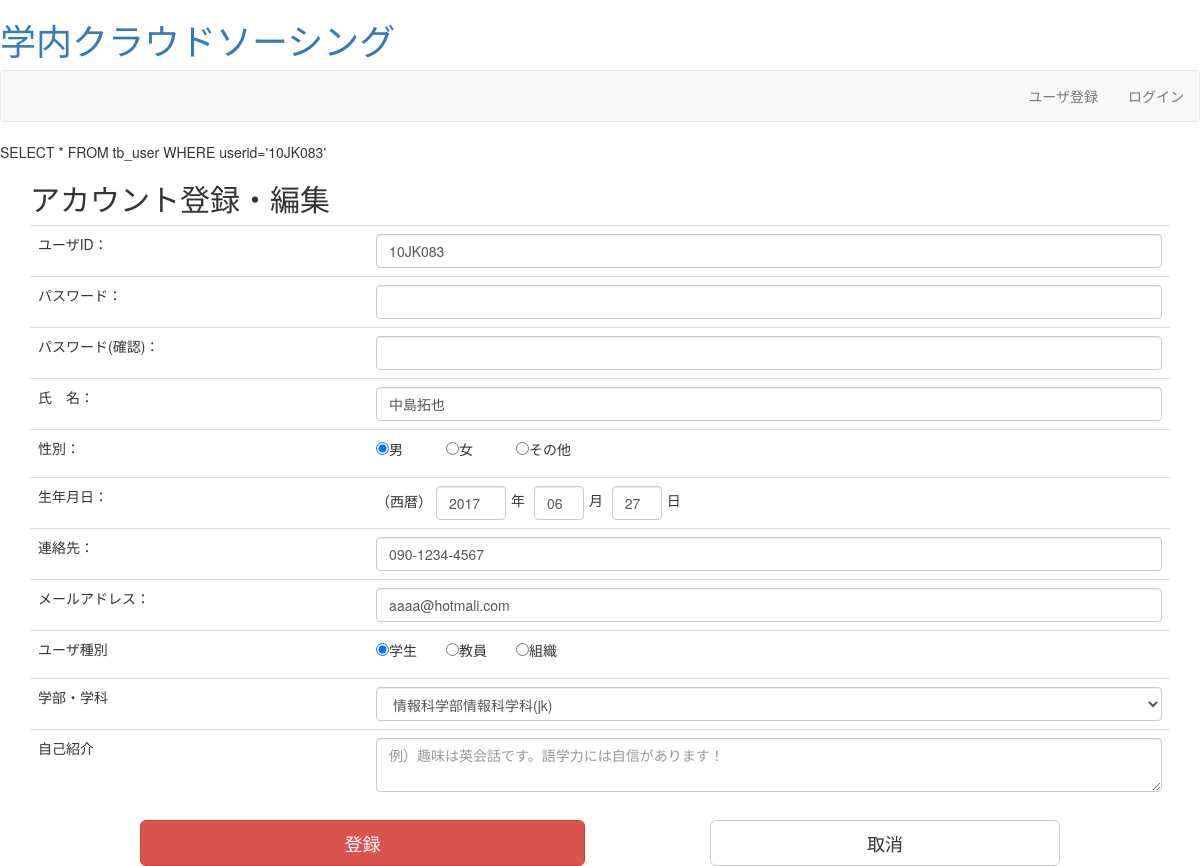
The app's page /user_add.php?uid=10JK083 with its own data.
### tables this page shows
CREATE TABLE `tb_user` (
  `userid` varchar(7) NOT NULL,
  `passwd` varchar(16) NOT NULL,
  `uname` varchar(16) NOT NULL,
  `gender` int(11) NOT NULL,
  `birth` date NOT NULL,
  `email` varchar(32) NOT NULL,
  `dept` varchar(8) NOT NULL,
  `tel` varchar(16) NOT NULL,
  `selfintro` text NOT NULL,
  `rpoint` int(11) DEFAULT NULL,
  `post` int(11) NOT NULL,
  `auth` int(11) NOT NULL DEFAULT '1',
  `evalnum` int(11) NOT NULL,
  `goodnum` int(11) NOT NULL,
  `created_at` date NOT NULL
);

### user_add.php (the view, shortened to what this page needs)
<?php
include('page_header.php');
include('db_inc.php');
$uid = $uname = $gender = $tel = $email = $did = $selfintro ='';
$birth ="---";
$urole = 1;
if (isset($_GET['uid'])){
  $u = $_GET['uid'] ;
  echo $sql = "SELECT * FROM tb_user WHERE userid='{$u}'";
  $rs = mysql_query($sql, $conn);
  $row= mysql_fetch_array($rs);
  if ($row){
    $uid   = $row['userid'];
    $uname = $row['uname'];
    $gender = $row['gender'];
    $birth = $row['birth'];
    $tel = $row['tel'];
    $email = $row['email'];
    $urole = $row['post'];
    $did = $row['dept'];
    $selfintro = $row['selfintro'];
  }
}
?>
<div class="container">
<div class="main">
<h2>アカウント登録・編集</h2>
<form action="user_save.php" method="post" class="form-horizontal" name="users">
<table class="table table-hover">
<tr><td>ユーザID：</td><td><input type="text" name="uid" value="<?php echo $uid;?>" placeholder="" class="form-control" id="uid"></td></tr>
<tr><td>パスワード：</td><td><input type="password" name="pass1" value="" placeholder="" class="form-control" id="pass1"></td></tr>
<tr><td>パスワード(確認)：</td><td><input type="password" name="pass2" value="" placeholder="" class="form-control" id="pass2"></td></tr>
<tr><td>氏　名：</td><td><input type="text" name="uname"  value="<?php echo $uname;?>" class="form-control" id="uname"></td></tr>
<tr><td>性別：</td><td>
<?php
  $s = array(1=>'男', 2=>'女', 3=>'その他');
  foreach ($s as $u => $r){
    if ($u==$gender){
      echo '<p style="display:inline-block; width:70px;">
      <input type="radio" name="gender" value="' . $u .'" id="gender['.$u.']" checked>' . $r . '</p>';
    }else{
      echo '<p style="display:inline-block; width:70px;">
      <input type="radio" name="gender" value="' . $u .'" id="gender['.$u.']">' . $r .'</p>';
    }
  }
?>
</td></tr>
<?php $t = explode("-", $birth);?>
<tr><td>生年月日：</td><td><div class="form-inline">（西暦）
    <input type="text" name="year" class="form-control" placeholder="年" value="<?php echo $t[0];?>" id="year" style="width: 70px"><span style="margin: 0 5px;">年</span>
    <input type="text" name="month" class="form-control" placeholder="月" value="<?php echo $t[1];?>" id="month" style="width: 50px"><span style="margin: 0 5px;">月</span>
    <input type="text" name="day" class="form-control" placeholder="日" value="<?php echo $t[2];?>" id="day" style="width: 50px"><span style="margin: 0 5px;">日</span>
  </div>
</td></tr>
<tr><td>連絡先：</td><td><input type="text" name="tel" class="form-control" value="<?php echo $tel;?>" id="tel"></td></tr>
<tr><td>メールアドレス：</td><td><input type="text" name="email" class="form-control" value="<?php echo $email;?>" id="email"></td></tr>
<tr>
<td>ユーザ種別</td>
<td>
<?php
  $role =  $urole;
  $roles = array(1=>'学生',2=>'教員', 5=>'組織');
  foreach ($roles as $u => $r){
    $u == 1 ? $pdl = 'onclick="checkradio(\'\');"' : $pdl = 'onclick="checkradio(\'none\');"';
    if ($u==$role){
      echo '<p style="display:inline-block; width:70px;"><input type="radio" name="urole" id="urole['.$u.']" value="' . $u .'" '. $pdl . ' checked>' . $r .'</p>';
    }else{
      echo '<p style="display:inline-block; width:70px;"><input type="radio" name="urole" id="urole['.$u.']" value="' . $u .'" '. $pdl . '>' . $r . '</p>';
    }
  }
?>
</td></tr>
<tr>
<td>学部・学科</td><td>
<select name="dept" class="form-control">
<?php
  echo $sql = "SELECT * FROM tb_department";
  $rs = mysql_query($sql, $conn);
  $d= mysql_fetch_array($rs);
  while($d){
    $s = isset($did) && $did==$d['did']? 'selected': '';
    echo '<option value="'.$d['did'].'" '.$s.'>'.$d['dname'].'('.$d['did'].')'.'</option>';
    $d= mysql_fetch_array($rs);
  }
        ?>
</select></td>
</tr>
<tr><td>自己紹介</td><td><textarea name="selfintro" placeholder="例）趣味は英会話です。語学力には自信があります！" class="form-control"><?php echo $selfintro;?></textarea></td></tr>
</table>
<div class="col-sm-offset-1 col-sm-5">
  <input type="submit" class="btn btn-danger btn-lg btn-block" value="登録"  onclick="return CheckFormU();"/>
</div>
<div class="col-sm-offset-1 col-sm-4">
  <input type="reset" class="btn btn-default btn-lg btn-block" value="取消" />
</div>
</form>
</div>
</div>
<?php
include('page_footer.php');
?>

### records on screen
tb_user: uid "10JK083", uname "中島拓也", year "2017", month "06", day "27", tel "090-1234-4567", email "aaaa@hotmali.com"

### other values on screen
$label "ユーザ登録"
$label "ログイン"
$sql = "SELECT * FROM tb_user WHERE userid='{$u}'" "SELECT * FROM tb_user WHERE userid='10JK083'"
$r "男"
$r "女"
$r "その他"
$r "学生"
$r "教員"
$r "組織"
form field dept "情報科学部情報科学科(jk)"
